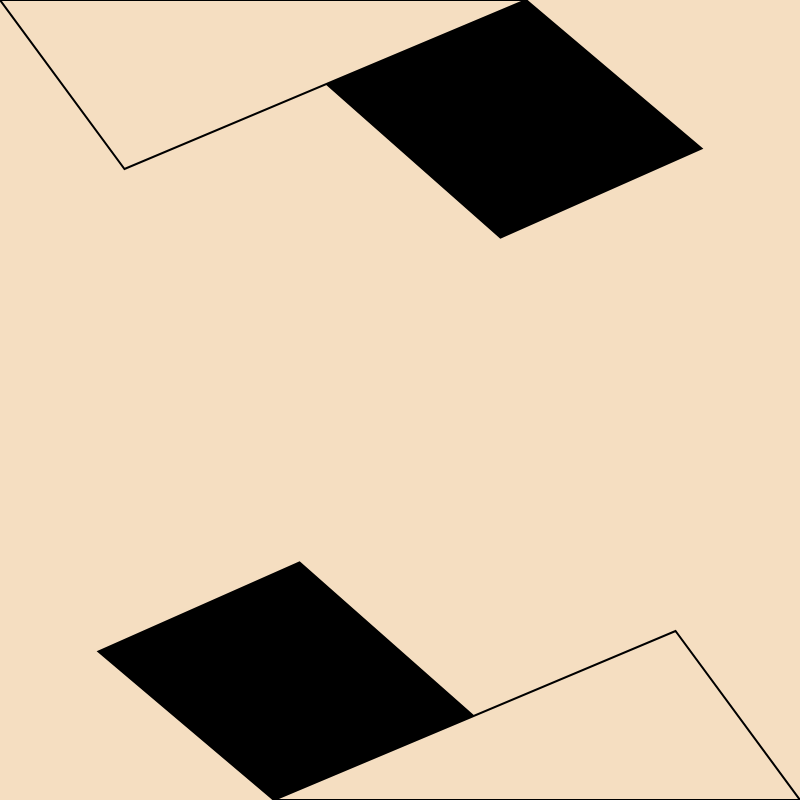
Frame 1 (no input)
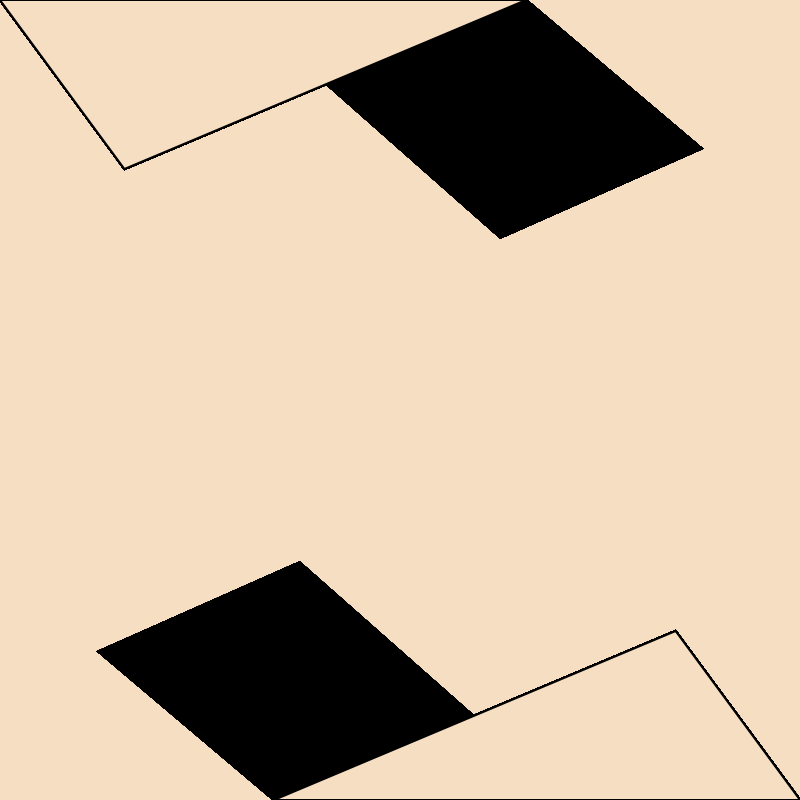
Frame 60 (no input)
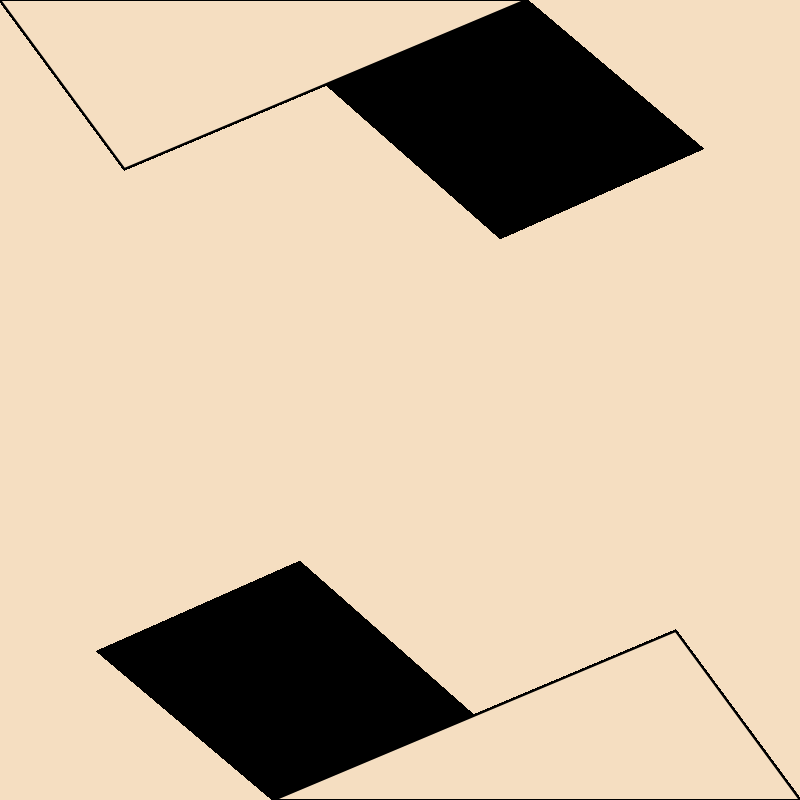
Frame 120 (the mouse pressed at the canvas centre since frame 60)

The p5.js sketch that drew these frames (run headless with seeded random() and noise() and a simulated clock; from frame 60 on, the mouse is pressed at the canvas centre):

// p5.js sketch
// ── sketch.js
function setup() {
    createCanvas(800, 800);
    background(245,222,193);
}

function draw() {
    translate(400, 400);
    fill(0, 0, 0);
    stroke(0, 0, 0);
    strokeWeight(2);
    quad(-168.5, -400, 126, -400, 301.5, -251.5, 100.5, -162.5);
    fill(245,222,193);
    triangle(-400, -400, -275.5, -231, 126, -400);
    rotate(PI);
    fill(0, 0, 0);
    stroke(0, 0, 0);
    strokeWeight(2);
    quad(-168.5, -400, 126, -400, 301.5, -251.5, 100.5, -162.5);
    fill(245,222,193);
    triangle(-400, -400, -275.5, -231, 126, -400);
}
